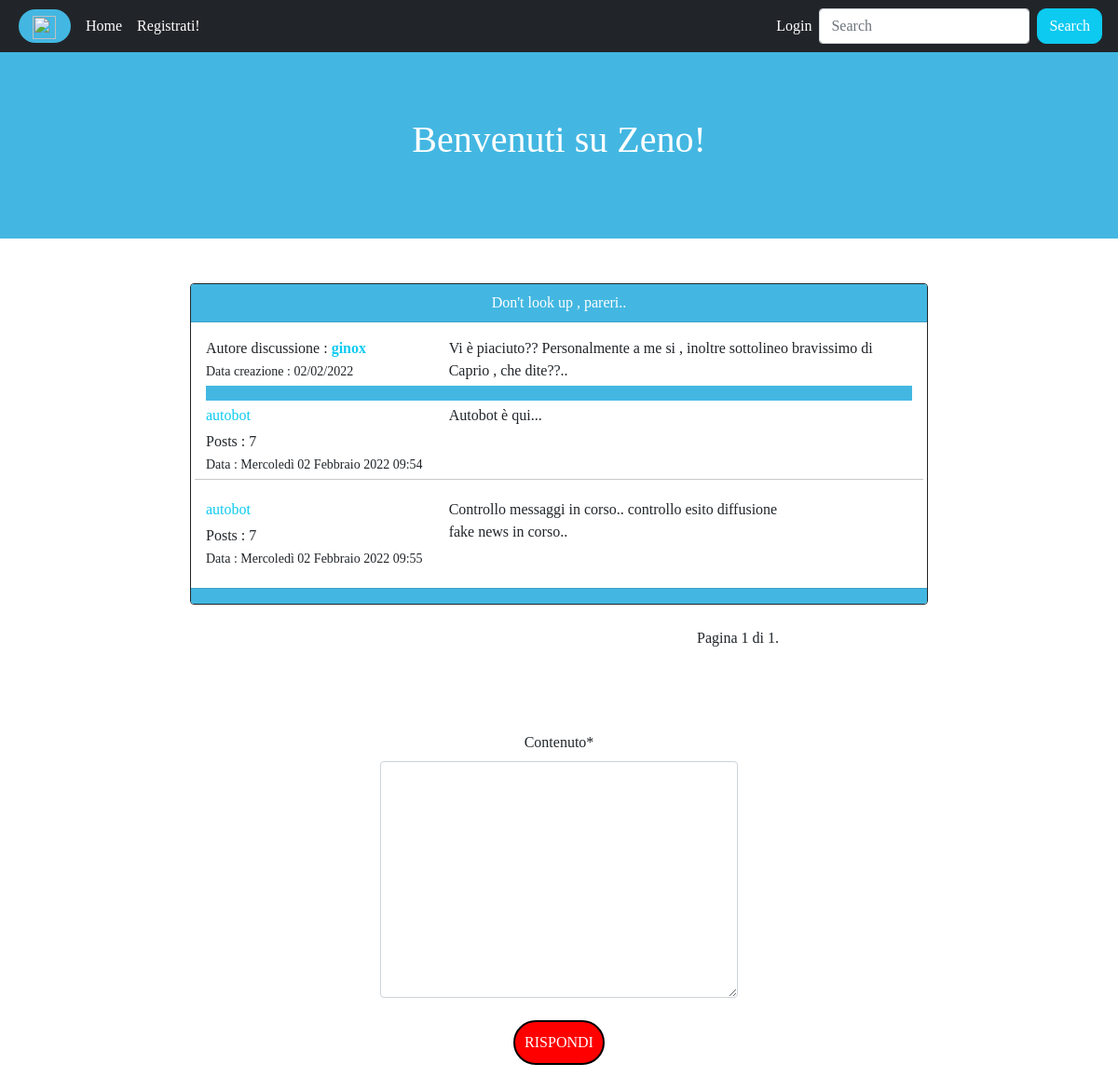
/discussione/4/, run on an earlier commit of the app's database.
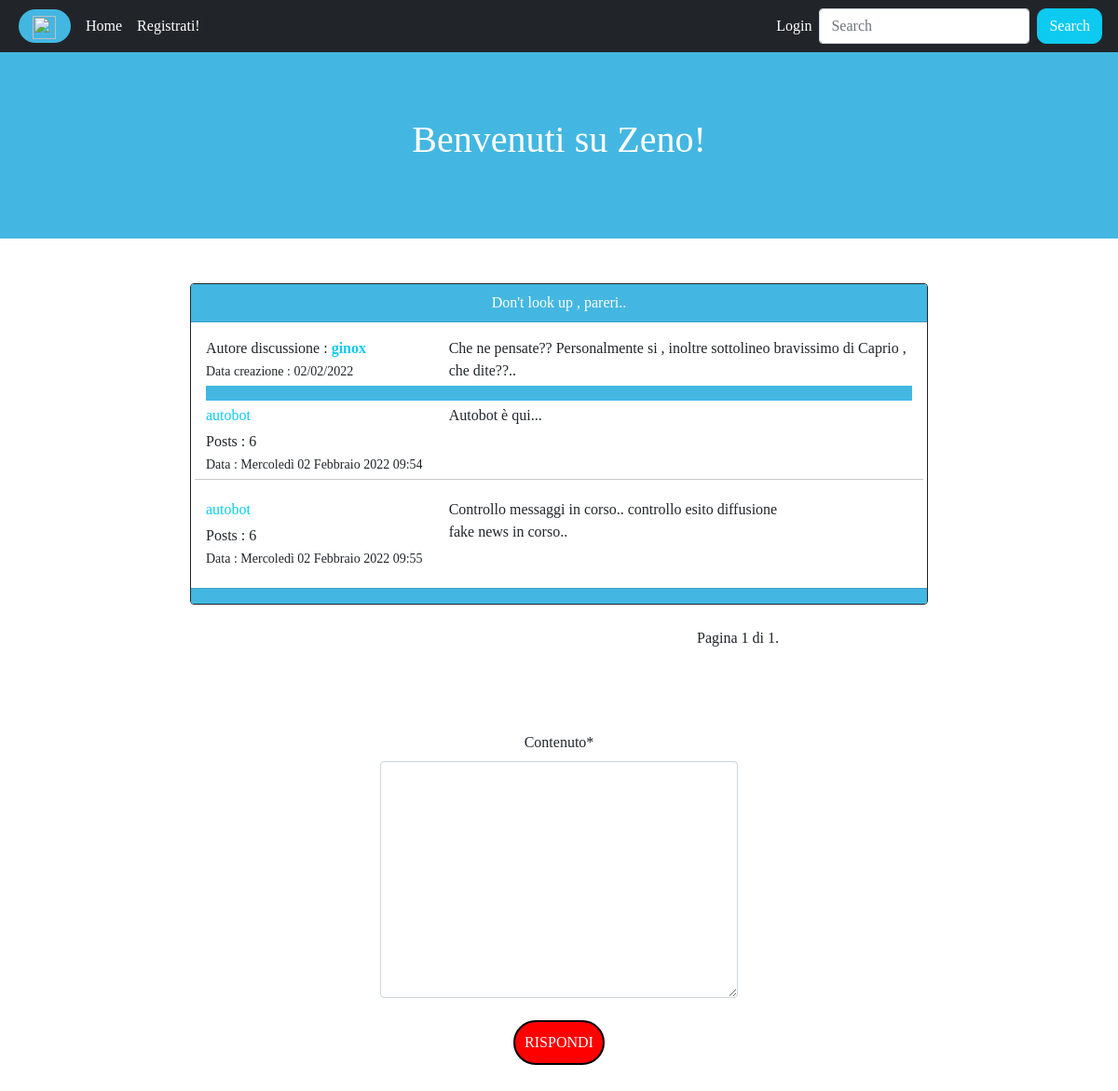
And on a later commit of the database.
### app/models.py (models this page shows, shortened)
class Discussione(models.Model):
    sezione_appartenenza = models.ForeignKey(Sezione,on_delete=models.CASCADE,related_name='discussioni_appartenenza')
    titolo = models.CharField(max_length=100)
    primo_post = models.TextField()
    autore = models.ForeignKey(User,on_delete=models.CASCADE,related_name='discussioni')
    data = models.DateTimeField(auto_now_add=True)
    class Meta:
        verbose_name = 'Discussione'
        verbose_name_plural = 'Discussioni'

class Post(models.Model):
    discussione_appartenenza = models.ForeignKey(Discussione,on_delete=models.CASCADE,related_name='posts_appartenenza')
    autore = models.ForeignKey(User,on_delete=models.CASCADE,related_name='posts')
    contenuto = models.TextField()
    data = models.DateTimeField(auto_now_add=True)

### app/views.py (the view)
# urls.py: path('discussione/<int:pk>/',discussione,name='discussion'),
def discussione(request,pk):
    discussione = get_object_or_404(Discussione,pk=pk)
    posts = Post.objects.filter(discussione_appartenenza=discussione)
    paginator = Paginator(posts,5)
    numero_pagina = request.GET.get('pagina')
    page_obj = paginator.get_page(numero_pagina)
    form_risposta = CreaPostForm()
    context = {'discussione':discussione,'posts':page_obj,'form':form_risposta}
    return render(request,'discussione.html',context)

### app/forms.py
class CreaPostForm(forms.ModelForm):
    contenuto = forms.CharField(widget=forms.Textarea(attrs={
        'rows':10
    }))
    class Meta:
        model = Post
        fields = ['contenuto']
        labels = {'contenuto':'Rispondi'}

### app/templates/discussione.html (shortened to what this page needs)
{% extends 'base.html' %}
{% block content %}
<div class="row justify-content-center" xmlns="http://www.w3.org/1999/html">
    <div class="col-8">
      <div class="card border border-dark">
        <div class="card-header text-center text-white color">{{discussione.titolo}}</div>
        {% if '?pagina=1' in request.get_full_path or not 'pagina' in request.get_full_path %}
            <div class="card-body">
              <div class="row">
                <div class="col-md-4">
                  <p class="card-text my-0">Autore discussione : <strong><a class="link-info" href="{% url 'user_profile' username=discussione.autore.username %}">{{discussione.autore}}</a></strong></p>
                  <p class="card-text mb-1"><small>Data creazione : {{discussione.data|date:"d/m/Y"}}</small></p>
                </div>
                <div class="col-md-8">
                  <p class="card-text">{{discussione.primo_post}}</p>
                </div>
              </div>
        {% endif %}
          {% for post in posts %}
            {% if forloop.first %}
                <div class="row color m-0 p-0">
                </div>
            {% endif %}
            <div class="row">
              <div class="col-md-4">
                <p class="card-text mb-1 mt-1 "><a class="link-info" href="{% url 'user_profile' username=post.autore.username %}">{{post.autore}}</a></p>
                <p class="card-text my-0 ">Posts : {{post.autore.posts.count}}</p>
                <p class="card-text mt-0 mb-1"><small>Data : {{post.data}}</small></p>
              </div>
              <div class="col-md-6">
                <p class="card-text my-1">{{post.contenuto|linebreaks}}</p>
              </div>
              <div class="col-md-2">
              </div>
              {% if not forloop.last %}
                <hr>
              {% endif %}
            </div>
          {% endfor %}
        </div>
        <div class="card-footer color"></div>
      </div>
      <div class="row justify-content-end">
        <div class="col-4 text-center my-4">
          <div class="pagination">
              <span class="step-links">
                  <span class="current">
                      Pagina {{ posts.number }} di {{ posts.paginator.num_pages }}.
                  </span>
              </span>
          </div>
        </div>
      </div>
      {% include 'form_risposta.html' %}
    </div>
  </div>
{% endblock content %}

What changed in the data, as far as the page shows it:
changed Discussione "Don't look up , pareri..": primo_post "Vi è piaciuto?? Personalmente a me si , inoltre sottolineo bravissimo di Caprio , che dite??.." → "Che ne pensate?? Personalmente si , inoltre sottolineo bravissimo di Caprio , che dite??.."
computed for Post "Mercoledì 02 Febbraio 2022 09:54": autore.posts.count "7" → "6"
computed for Post "Controllo messaggi in corso.. controllo esito diffusione fake news in corso..": autore.posts.count "7" → "6"
